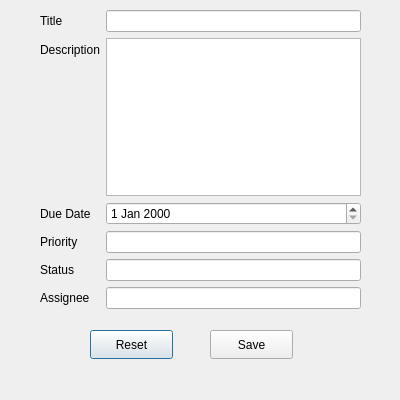
<?xml version="1.0" encoding="UTF-8"?>
<ui version="4.0">
 <class>AddTask</class>
 <widget class="QDialog" name="AddTask">
  <property name="geometry">
   <rect>
    <x>0</x>
    <y>0</y>
    <width>400</width>
    <height>400</height>
   </rect>
  </property>
  <property name="maximumSize">
   <size>
    <width>400</width>
    <height>400</height>
   </size>
  </property>
  <property name="windowTitle">
   <string>Add Task</string>
  </property>
  <widget class="QWidget" name="formLayoutWidget">
   <property name="geometry">
    <rect>
     <x>40</x>
     <y>10</y>
     <width>321</width>
     <height>299</height>
    </rect>
   </property>
   <layout class="QFormLayout" name="formLayout">
    <item row="0" column="0">
     <widget class="QLabel" name="label">
      <property name="text">
       <string>Title</string>
      </property>
     </widget>
    </item>
    <item row="0" column="1">
     <widget class="QLineEdit" name="txtTitle"/>
    </item>
    <item row="1" column="0">
     <widget class="QLabel" name="label_5">
      <property name="text">
       <string>Description</string>
      </property>
     </widget>
    </item>
    <item row="1" column="1">
     <widget class="QTextEdit" name="txtDescription"/>
    </item>
    <item row="2" column="0">
     <widget class="QLabel" name="label_2">
      <property name="text">
       <string>Due Date</string>
      </property>
     </widget>
    </item>
    <item row="3" column="0">
     <widget class="QLabel" name="label_6">
      <property name="text">
       <string>Priority</string>
      </property>
     </widget>
    </item>
    <item row="3" column="1">
     <widget class="QLineEdit" name="txtPriority"/>
    </item>
    <item row="4" column="0">
     <widget class="QLabel" name="label_3">
      <property name="text">
       <string>Status</string>
      </property>
     </widget>
    </item>
    <item row="4" column="1">
     <widget class="QLineEdit" name="txtStatus"/>
    </item>
    <item row="5" column="0">
     <widget class="QLabel" name="label_4">
      <property name="text">
       <string>Assignee</string>
      </property>
     </widget>
    </item>
    <item row="5" column="1">
     <widget class="QLineEdit" name="txtAssignee"/>
    </item>
    <item row="2" column="1">
     <widget class="QDateEdit" name="dtDueDate"/>
    </item>
   </layout>
  </widget>
  <widget class="QPushButton" name="btnReset">
   <property name="geometry">
    <rect>
     <x>90</x>
     <y>330</y>
     <width>83</width>
     <height>29</height>
    </rect>
   </property>
   <property name="text">
    <string>Reset</string>
   </property>
  </widget>
  <widget class="QPushButton" name="btnSave">
   <property name="geometry">
    <rect>
     <x>210</x>
     <y>330</y>
     <width>83</width>
     <height>29</height>
    </rect>
   </property>
   <property name="text">
    <string>Save</string>
   </property>
  </widget>
  <widget class="QLabel" name="txtStatus_2">
   <property name="geometry">
    <rect>
     <x>90</x>
     <y>370</y>
     <width>211</width>
     <height>20</height>
    </rect>
   </property>
   <property name="text">
    <string/>
   </property>
  </widget>
 </widget>
 <resources/>
 <connections/>
</ui>
